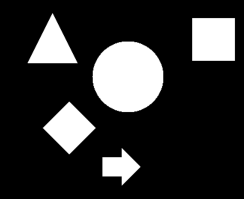
#> input picture img/figures.png, 244 x 199 px
$ jupyter execute --allow-errors chapter1.ipynb
#> lines starting #> are read from the running program, lines starting #| are printed output that depends on the picture; after the words box and inside, x2 and y2 are one past the last pixel; in counts of white or black regions, pixels touching at a corner belong together
## Chapter 2. 영상 처리 (p109)

---

[cell 1]
## import
import matplotlib.pyplot as plt
import cv2
import numpy as np

1. 다음에 제시된 명암 단계가 [0,9]이고, 크기가 5x5인 영상에 대해 답하시오.

[cell 2]
img = [[1,1,2,2,2],
       [0,1,3,4,3],
       [2,3,6,7,3],
       [4,5,8,7,7],
       [3,4,4,4,3]]

1 ) 히스토그램을 구하시오.

[cell 3]
hist = [ 0 for i in range(9)]
for j in range(5) :
    for i in range(5) :
        hist[img[j][i]] += 1
print(hist)
plt.bar(range(9) , hist,)
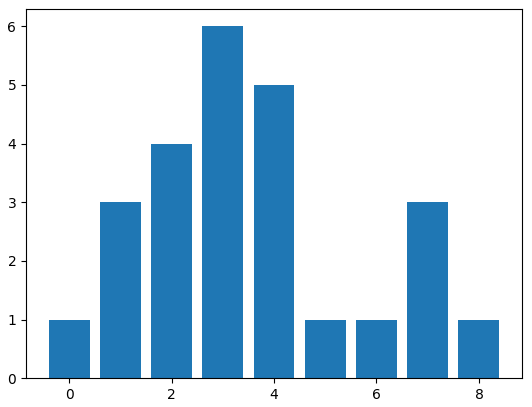
#> figure drawn by matplotlib, 1 panel; tallest bar 6 high, from x = 2.6 to 3.4

2 ) 히스토그램 평활화를 위한 매핑 표를 구하시오.

[cell 4]
cumsum_hist = [0 for _ in range(9)]
total = 0
for i in range(len(hist)) :
    total += hist[i]
    cumsum_hist[i] = total // 9


print(cumsum_hist)
plt.bar(range(9), cumsum_hist)
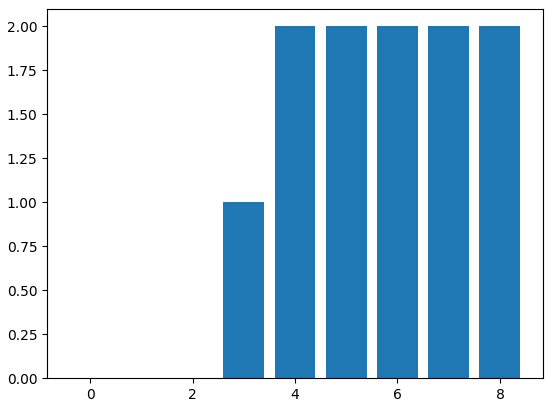
#> figure drawn by matplotlib, 1 panel

3 ) 평활화된 영상을 제시하시오.

[cell 5]
new_img = [[0 for _ in range(5)] for _ in range(5)]

for j in range(5) :
    for i in range(5) :
        new_img[j][i] = cumsum_hist[img[j][i]]

print(new_img)

2. 2.3.2절의 연결요소 번호 붙이기 알고리즘에 대해 답하시오.

1 ) [알고리즘 2-5]를 8-연결성 버전으로 바꾸기 위한 flood_fill8() 함수를 제시하시오.

[cell 6]
img = cv2.imread('../img/figures.png')
#> img is the input picture: shape (199, 244, 3); min 0, max 255, mean 48.2
img = cv2.cvtColor(img, cv2.COLOR_BGR2GRAY)
#> img: shape (199, 244)
_, img = cv2.threshold(img, 100, 255, cv2.THRESH_BINARY)
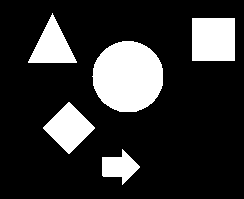
#> img: shape (199, 244); 19% white; 5 white regions, box (x1, y1, x2, y2) and area: (92, 41, 163, 112) 3983, (192, 18, 235, 61) 1849, (43, 102, 95, 154) 1404, (28, 13, 77, 63) 1250, (102, 149, 140, 185) 741

plt.imshow(img)
plt.show()

h,w = img.shape[:2]
#> h = 199; w = 244
copy_img = [[0 for _ in range(w)] for _ in range(h)]
#> copy_img = 199 items

for j in range(h) :
    for i in range(w) :
        if img[j][i] == 255 :
            copy_img[j][i] = -1
        else :
            copy_img[j][i] = 0

def flood_fill8(img, y, x, label) :

    if img[y][x] == -1 :
        img[y][x] = label

        flood_fill8(img, y-1, x-1, label)
        flood_fill8(img, y-1, x, label)
        flood_fill8(img, y-1, x+1, label)
        flood_fill8(img, y, x-1, label)
        flood_fill8(img, y, x+1, label)
        flood_fill8(img, y+1, x-1, label)
        flood_fill8(img, y+1, x, label)
        flood_fill8(img, y+1, x+1, label)


label = 1
#> (the rest of this cell did not finish here and is left out)

2 ) [알고리즘 2-6]을 8-연결성 버전으로 바꾸기 위한 efficient_floodfill8() 함수를 제시하시오.

[cell 7]
img = cv2.imread('../img/figures.png')
img = cv2.cvtColor(img, cv2.COLOR_BGR2GRAY)
_, img = cv2.threshold(img, 100, 255, cv2.THRESH_BINARY)

plt.imshow(img)
plt.show()

h,w = img.shape[:2]
copy_img = [[0 for _ in range(w)] for _ in range(h)]

for j in range(h) :
    for i in range(w) :
        if img[j][i] == 255 :
            copy_img[j][i] = -1
        else :
            copy_img[j][i] = 0

def efficient_flood_fill8(img, y, x, label) :
    queue = []
    queue.append([y,x])
    while queue :
        (y,x) = queue.pop(0)
        if img[y][x] == -1 :
            left = right = x
            while img[y][left-1] == -1 :
                left -= 1
            while img[y][right+1] == -1 :
                right += 1
            for c in range(left, right+1) :
                img[y][c] = label
                if img[y-1][c] == -1 :# and (c==left or img[y-1][c-1] != -1) :
                    queue.append([y-1, c])
                if img[y+1][c] == -1 : # and (c==left or img[y+1][c-1] != -1) :
                    queue.append([y+1, c])


label = 1
for j in range(1, h-2) :
    for i in range(1, w-2) :
        if copy_img[j][i] == -1 :
            efficient_flood_fill8(copy_img, j, i, label)
            label += 1
#> after the loop, label = 6

print(np.unique(copy_img))
#| [0 1 2 3 4 5]
plt.imshow(copy_img)
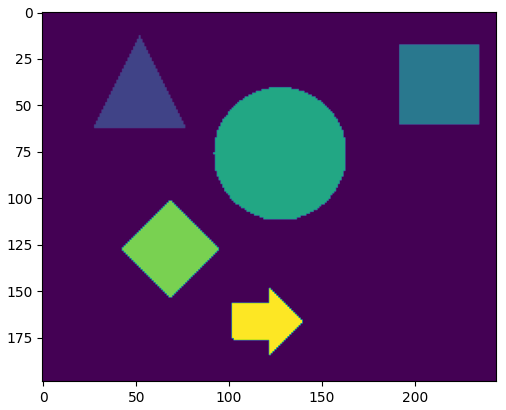
#> figure drawn by matplotlib, 1 panel

3. 식 (2.11)을 이용하여 문제 1의 영상을 변환하시오.

1 ) a=2로 두고 영상을 밝게 변환하시오.

[cell 8]
a = 2

og_img = plt.imread('../img/figures.png')
og_img = cv2.cvtColor(og_img, cv2.COLOR_RGB2GRAY)
#> og_img: shape (199, 244) float32
h,w = og_img.shape[:2]


brighter_img = og_img.copy()
brighter_img = np.clip(og_img + a / 255., 0, 1)

plt.imshow(np.hstack([og_img, brighter_img]), cmap = 'gray')
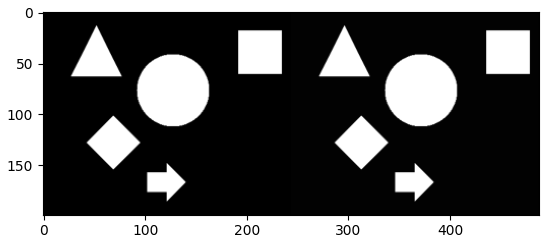
#> figure drawn by matplotlib, 1 panel

2 ) a = 2로 두고 영상을 어둡게 변환하시오.

[cell 9]
a = 2

og_img = plt.imread('../img/figures.png')
og_img = cv2.cvtColor(og_img, cv2.COLOR_RGB2GRAY)
h,w = og_img.shape[:2]


darker_img = og_img.copy()
darker_img = np.clip(og_img - a / 255., 0, 1)

plt.imshow(np.hstack([og_img, darker_img]), cmap = 'gray')

3 ) 영상을 반전하시오.

[cell 10]
contrast = 1 - og_img
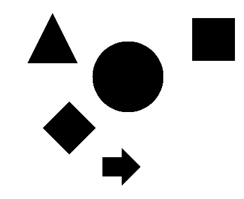
#> contrast: shape (199, 244) float32; min 0, max 1, mean 0.811

plt.imshow(contrast)

4. 에지 보존 효과를 지닌 스무딩 필터에 대해 답하시오.

1 ) 메디안 필터는 가우시안 필터에 비해 에지 보존 효과가 뛰어나다. 그 이유를 설명하시오.
ans) 가우시안 필터는 필터 영역 내 전체값에 대한 평균을 내기 때문에 경계값(outlier)에 영향을 받는 반면, 메디안은 중앙값으로 처리하기 때문에, 가장 빈번한 값으로 대체된다. 엣지 부분에서는 보통 엣지를 이루는 값이 가장 빈번하므로, 엣지 보존에 메디안 필터가 적합하다.

2 ) 에지 보존 필터로 양방향 필터와 쿠와하라 필터가 있다. 이들 각각에 대해 동작 원리를 조사하시오.
ans) 양방향 필터는 대상 필터와 주변 픽셀과의 거리 그리고 픽셀 값 차이까지 고려해서 엣지를 보전한다. 쿠와하라 필터는 필터 영역을 4분면으로 나눈 후, 각 분면 중 분산이 가장 작은 영역의 평균값으로 값을 대체한다. 보통 5x5 윈도우 필터를 사용한다.

5. [예제 2-3] 에 있는 원래 삼각형을 꼭지점 x1을 중심으로 시계 방향으로 30도 회전시키려고 한다.

1 ) 복합 변환 행렬을 구하시오.
ans) 꼭짓점까지의 이동은 T(3,5), 시계 방향으로 회전은 R(30')로 표현한다.
[[1,0,0]    [[cos(30), -sin(30), 0]    [[0.866, -0.500, 0]
 [0,1,0]  *  [sin(30), cos(30),  0] =   [0.500,  0.866, 0]
 [3,5,1]]    [     0,       0,  0]]     [3.5981, 0.2321, 1]]

2 ) 회전 후의 세 꼭지점의 좌표를 구하시오.
ans)

#> (a cell that did not finish here is left out)

6. 다음 네 개의 꼭지점을 갖는 도형에 답하시오.
x1 = (2,1), x2 = (2,4), x3 = (3,1), x4 = (3,4)

1 ) x방향으로 3만큼 기울이기 위한 변환 행렬을 제시하시오.

2 ) (1)의 변환을 적용한 후 꼭지점의 좌표를 계산하시오.

3) 변환 전과 후의 도형을 그리시오.

7. [예제 2-6]에서 열기와 닫기를 적용한 영상을 구하시오.

[cell 12]
# opening
img = np.array([[0,0,0,0,0,0,0,0],
                [0,1,1,0,0,0,1,0],
                [0,1,2,0,0,0,1,0],
                [0,1,3,1,0,0,2,0],
                [0,1,3,1,0,0,2,0],
                [0,1,2,3,4,4,3,0],
                [0,0,0,0,1,3,1,0],
                [0,0,0,0,0,0,0,0]])

pad_img = np.pad(img, ((0,0),(1,1)), 'constant', constant_values = 10000 )

S = np.array([0,0,0])
result_img = img.copy()


for j in range(img.shape[0]) :
    for i in range(img.shape[1]) :
        result_img [j,i] = np.min(img[j, max(0, i-1) : min(8, i+2)]) #erosion # skip S for similicity

for j in range(img.shape[0]) :
    for i in range(img.shape[1]) :
        result_img [j,i] = np.max(result_img[j, max(0, i-1) : min(8, i+2)]) #dilation # skip S for similicity

print(result_img)

[cell 13]
# closing
img = np.array([[0,0,0,0,0,0,0,0],
                [0,1,1,0,0,0,1,0],
                [0,1,2,0,0,0,1,0],
                [0,1,3,1,0,0,2,0],
                [0,1,3,1,0,0,2,0],
                [0,1,2,3,4,4,3,0],
                [0,0,0,0,1,3,1,0],
                [0,0,0,0,0,0,0,0]])

pad_img = np.pad(img, ((0,0),(1,1)), 'constant', constant_values = 10000 )

S = np.array([0,0,0])
result_img = img.copy()


for j in range(img.shape[0]) :
    for i in range(img.shape[1]) :
        result_img [j,i] = np.max(img[j, max(0, i-1) : min(8, i+2)]) #dilation # skip S for similicity

for j in range(img.shape[0]) :
    for i in range(1, img.shape[1]) :
        result_img [j,i] = np.min(result_img[j, max(0, i-1) : min(8, i+2)]) #erosion # skip S for similicity


print(result_img)
